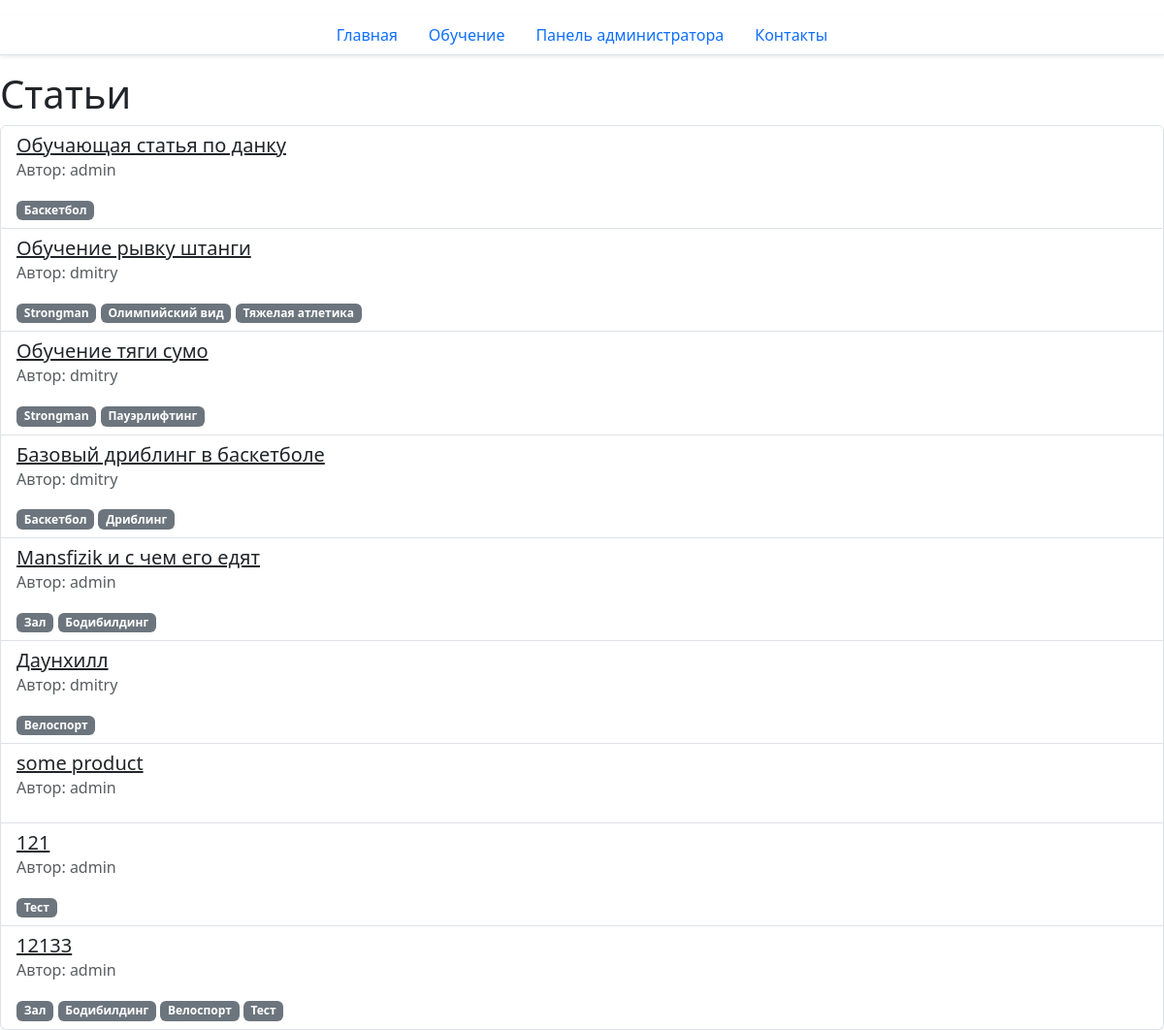
The app's page /site/articles/, older data.
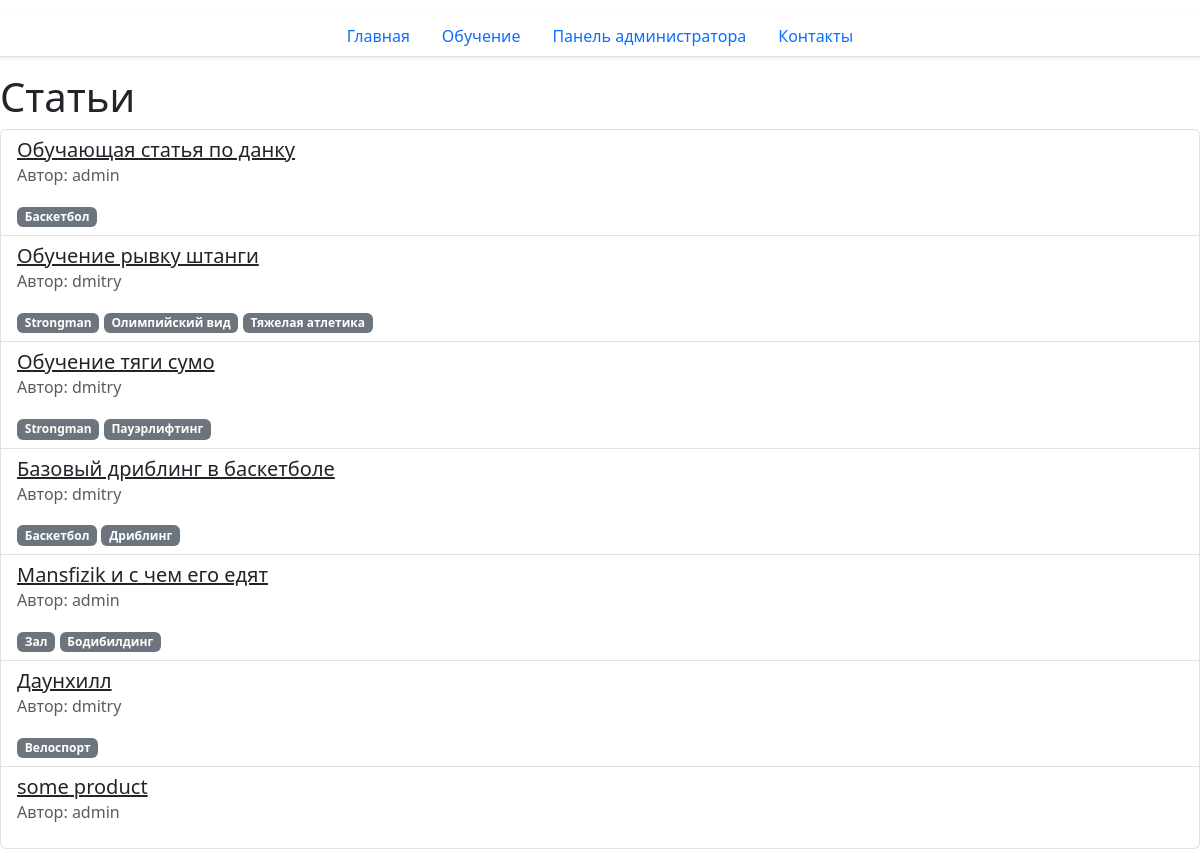
The same page, newer data.
### site_app/models.py (models this page shows, shortened)
class Product(models.Model):
    name = models.CharField(max_length=100, verbose_name="Название")
    description = models.TextField(verbose_name="Описание")
    category = models.ManyToManyField(
        to=Category,
        related_name="products",
        verbose_name="Категории"
    )
    author = models.ForeignKey(
        to=UserModel,
        on_delete=models.CASCADE,
        verbose_name="Автор"
    )
    class Meta:
        verbose_name_plural = 'Статьи'
        ordering = ["pk"]
    class Сomplexity(models.TextChoices):
        EASY = 'easy', 'Легкий',
        MEDIUM = 'medium', 'Средний',
        HARD = 'hard', 'Сложный',
    complexity = models.CharField(
        max_length=10,
        choices=Сomplexity.choices,
        default=Сomplexity.EASY,
        verbose_name="Сложность"
    )
    created_at = models.DateTimeField(auto_now_add=True)
    updated_at = models.DateTimeField(auto_now=True)

class Category(models.Model):
    name = models.CharField(max_length=100, unique=True, verbose_name="Название")
    class Meta:
        verbose_name_plural = 'Категории'
        ordering = ["pk"]

### site_app/views.py (the view)
# urls.py: path("articles/", ArticleList.as_view(), name="ListArticle"),
class ArticleList(ListView):
    template_name = "site_app/article.html"
    context_object_name = "articles"
    queryset = (
        Product.objects
        .select_related('author')
        .prefetch_related('category')
        .all
    )

### site_app/templates/site_app/article.html (shortened to what this page needs)
{% extends 'site_app/base.html' %}
{% block body %}
<h1>Статьи</h1>
<ul class="list-group">
 {% for article in articles %}
     <li class="list-group-item">
         <a href="{% url 'site_app:article-detail' pk=article.pk %}" class="h5">{{ article.name }}</a>
         <p class="text-muted">Автор: {{ article.author.username }}</p>
         <ul class="list-unstyled">
             {% for category in article.category.all %}
                  <li class="badge bg-secondary">{{ category.name }}</li>
             {% endfor %}
         </ul>
     </li>
 {% endfor %}
</ul>
{% endblock %}

Row changes from the older to the newer data that the page shows:
removed Product: name "121", author.username "admin"
no longer on this page (row unchanged): Category: name "Тест"
removed Product: name "12133", author.username "admin", Category (name "Зал"), Category (name "Бодибилдинг"), Category (name "Велоспорт")
